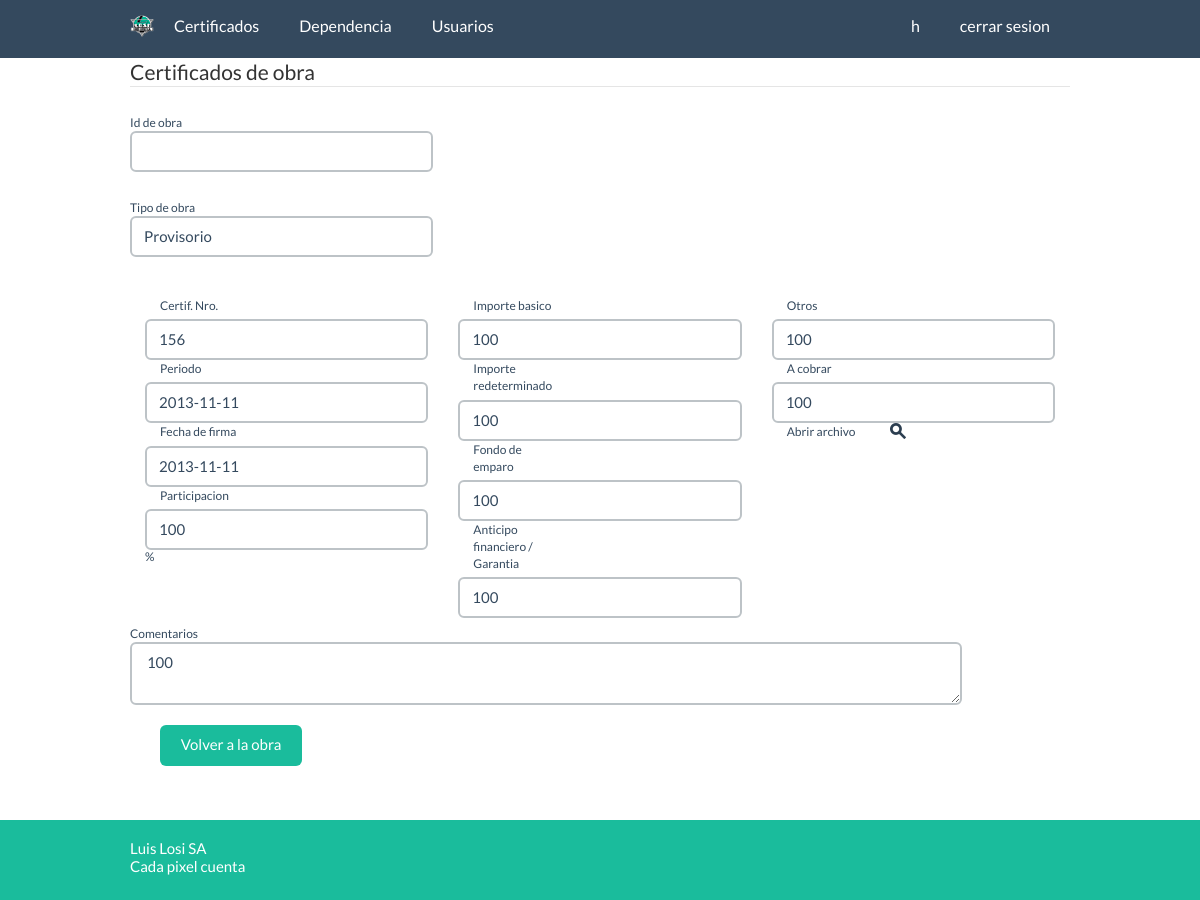
The page /certificados/muestra.php?id=156 (signed in) on the database its author committed.
### tables this page shows
CREATE TABLE `tipocert` (
  `id` int(10) unsigned NOT NULL AUTO_INCREMENT,
  `descripcion` varchar(45) NOT NULL DEFAULT '',
  PRIMARY KEY (`id`)
);

CREATE TABLE `certificacion` (
  `id` int(10) unsigned NOT NULL AUTO_INCREMENT,
  `idObra` int(10) DEFAULT NULL,
  `certNro` int(10) unsigned DEFAULT NULL,
  `idTipo` int(10) unsigned DEFAULT NULL,
  `mes` varchar(15) DEFAULT NULL,
  `periodo` timestamp NULL DEFAULT NULL,
  `importeBasico` double DEFAULT NULL,
  `importeRedeterminado` double DEFAULT NULL,
  `fondoReparo` double DEFAULT NULL,
  `anticipoFinanciero` double DEFAULT NULL,
  `otrosDescuentos` double DEFAULT NULL,
  `aCobrar` double DEFAULT NULL,
  `comentario` varchar(50) DEFAULT NULL,
  `fecha` timestamp NULL DEFAULT NULL,
  `participacion` int(10) DEFAULT NULL,
  `imagen` varchar(250) DEFAULT NULL,
  `fechaFirma` timestamp NULL DEFAULT NULL,
  PRIMARY KEY (`id`),
  KEY `idObra` (`idObra`),
  KEY `FK_certificacion_2` (`idTipo`),
  CONSTRAINT `FK_certificacion_2` FOREIGN KEY (`idTipo`) REFERENCES `tipocert` (`id`),
  CONSTRAINT `FK_certificacion_ObraEjecutada` FOREIGN KEY (`idObra`) REFERENCES `obrasejecutadas` (`ID`)
);

### clases/ValueObject/TipocertValueObject.php (called while the page is built)
<?php
class TipocertValueObject {
    private $id, $descripcion;
    public function getId() {
        return $this->id;
    }
    public function setId($id) {
        $this->id = $id;
    }
    public function getDescripcion() {
        return $this->descripcion;
    }
    public function setDescripcion($descripcion) {
        $this->descripcion = $descripcion;
    }
}
?>

### clases/ActiveRecord/MysqlCertificacionActiveRecord.php (called while the page is built, shortened)
<?php
include_once '../clases/ValueObject/CertificacionValueObject.php';
class MysqlCertificacionActiveRecord implements ActiveRecord {
    public function buscarPorCertNro($oValueObject) {
        $sql = "SELECT * FROM certificacion";
        $sql .= " WHERE certNro = '".$oValueObject->getCertNro()."';";
        $resultado = mysql_query($sql);
        if($resultado){
            $fila = mysql_fetch_object($resultado);
            $oValueObject->setId($fila->id);
            $oValueObject->setIdObra($fila->idObra);
            $oValueObject->setCertNro($fila->certNro);
            $oValueObject->setIdTipo($fila->idTipo);
            $oValueObject->setMes($fila->mes);
            $oValueObject->setPeriodo($fila->periodo);
            $oValueObject->setImporteBasico($fila->importeBasico);
            $oValueObject->setImporteRedeterminado($fila->importeRedeterminado);
            $oValueObject->setFondoReparo($fila->fondoReparo);
            $oValueObject->setAnticipoFinanciero($fila->anticipoFinanciero);
            $oValueObject->setOtrosDescuentos($fila->otrosDescuentos);
            $oValueObject->setACobrar($fila->aCobrar);
            $oValueObject->setComentario($fila->comentario);
            $oValueObject->setFecha($fila->fecha);
            $oValueObject->setParticipacion($fila->participacion);
            $oValueObject->setImagen($fila->imagen);
            $oValueObject->setFechaFirma($fila->fechaFirma);
            return $oValueObject;
        } else {
            return FALSE;
        }
    }
}

### clases/ValueObject/CertificacionValueObject.php (called while the page is built, shortened)
<?php
class CertificacionValueObject {
    private $id, $idObra, $certNro, $idTipo, $mes, $periodo, $importeBasico;
    private $importeRedeterminado, $fondoReparo, $anticipoFinanciero;
    private $otrosDescuentos, $aCobrar, $comentario, $fecha;
    private $participacion, $imagen, $fechaFirma;
    public function getCertNro() {
        return $this->certNro;
    }
    public function setCertNro($certNro) {
        $this->certNro = $certNro;
    }
    public function getPeriodo() {
        return $this->periodo;
    }
    public function setPeriodo($periodo) {
        $this->periodo = $periodo;
    }
    public function getImporteBasico() {
        return $this->importeBasico;
    }
    public function setImporteBasico($importeBasico) {
        $this->importeBasico = $importeBasico;
    }
    public function getImporteRedeterminado() {
        return $this->importeRedeterminado;
    }
    public function setImporteRedeterminado($importeRedeterminado) {
        $this->importeRedeterminado = $importeRedeterminado;
    }
    public function getFondoReparo() {
        return $this->fondoReparo;
    }
    public function setFondoReparo($fondoReparo) {
        $this->fondoReparo = $fondoReparo;
    }
    public function getAnticipoFinanciero() {
        return $this->anticipoFinanciero;
    }
    public function setAnticipoFinanciero($anticipoFinanciero) {
        $this->anticipoFinanciero = $anticipoFinanciero;
    }
    public function getOtrosDescuentos() {
        return $this->otrosDescuentos;
    }
    public function setOtrosDescuentos($otrosDescuentos) {
        $this->otrosDescuentos = $otrosDescuentos;
    }
    public function getACobrar() {
        return $this->aCobrar;
    }
    public function setACobrar($aCobrar) {
        $this->aCobrar = $aCobrar;
    }
    public function getComentario() {
        return $this->comentario;
    }
    public function setComentario($comentario) {
        $this->comentario = $comentario;
    }
    public function getParticipacion() {
        return $this->participacion;
    }
    public function setParticipacion($participacion) {
        $this->participacion = $participacion;
    }
    public function getFechaFirma() {
        return $this->fechaFirma;
    }
    public function setFechaFirma($fechaFirma) {
        $this->fechaFirma = $fechaFirma;
    }
}
?>

### clases/ActiveRecord/MysqlTipocertActiveRecord.php (called while the page is built, shortened)
<?php
include_once '../clases/ValueObject/TipocertValueObject.php';
class MysqlTipocertActiveRecord implements ActiveRecord{
    public function buscar($oValueObject) {
        $sql = "SELECT * FROM tipocert ";
        $sql .= "WHERE id = " . $oValueObject->getId();
        $resultado = mysql_query($sql);
        if($resultado){
            $fila = mysql_fetch_object($resultado);
            $oValueObject->setId($fila->id);
            $oValueObject->setDescripcion($fila->descripcion);
            return $oValueObject;
        } else {
            return FALSE;
        }
    }
}
?>

### certificados/muestra.php (the view, shortened to what this page needs)
<?php
require_once '../clases/ActiveRecord/ActiveRecordAbstractFactory.php';
?>
<!DOCTYPE html>
<html>
    <head>
        <?php include_once "../includes/php/estilos.php";?>
    </head>
    <body>
        <?php include_once "../includes/php/header.php";
        include_once '../clases/ActiveRecord/MysqlCertificacionActiveRecord.php';
        include_once '../clases/ValueObject/CertificacionValueObject.php';
        $oCertificado = new MysqlCertificacionActiveRecord();
        $oCertificadoVO = new CertificacionValueObject();
        $oCertificadoVO->setCertNro($_GET["id"]);
        $oCertificadoVO = $oCertificado->buscarPorCertNro($oCertificadoVO);?>
        <div class="container">
            <form class="form-horizontal">
                <legend>Certificados de obra</legend>
                <div class="form-group col-lg-12">
                    <div class="col-lg-4">
                        <div class="form-group" >
                            <label class="control-label">Id de obra</label><br />
                             <?php
                            if(isset($_GET['idobra'])){
                                ?>
                            <input class="form-control short small" name="identificador" id="identificador" value="<?php echo $_GET['idobra'];?>" size="10">
                                <?php
                            } else {
                            ?>
                            <input class="form-control short small" name="identificador" id="identificador" value="" size="10">
                            <?php
                            }
                            ?>
                        </div>
                        <div>
                            <div class="form-group">
                                <label class="control-label">Tipo de obra</label><br />
                                <?php
                                    include_once '../clases/ActiveRecord/MysqlTipocertActiveRecord.php';
                                    include_once '../clases/ValueObject/TipocertValueObject.php';
                                    $oTipoCert = new MysqlTipocertActiveRecord();
                                    $oTipocertVO = new TipocertValueObject();
                                    $oTipocertVO->setId($oCertificadoVO->getIdTipo());
                                    $oTipocertVO = $oTipoCert->buscar($oTipocertVO);
                                ?>
                                <input class="form-control short small" name="Tipo_obra" id="identificador" value="<?php echo utf8_encode($oTipocertVO->getDescripcion()); ?>" size="10">
                            </div>
                        </div>
                    </div>
                </div>
                <div class="col-lg-4">
                    <div>
                        <label class="col-lg-5">Certif. Nro.</label>
                        <input class="form-control short small" name="nrocert" value="<?php echo utf8_encode($oCertificadoVO->getCertNro()); ?> " id="nrocert" size="10">
                    </div>
                    <div>
                        <label class="col-lg-5">Periodo</label>
                        <input class="form-control short small" name="periodo" value="<?php echo substr(utf8_encode($oCertificadoVO->getPeriodo()), 0, 10)  ; ?> " id="periodo" size="10">
                    </div>
                    <div >
                        <label class="col-lg-5">Fecha de firma</label>
                        <input class="form-control short small" name="fechafirma" value="<?php echo substr(utf8_encode($oCertificadoVO->getFechaFirma()), 0, 10)  ; ?> " id="fechafirma" size="10">
                    </div>
                    <div>
                        <label class="col-lg-5">Participacion</label>
                        <input class="form-control short small" name="participacion" value="<?php echo utf8_encode($oCertificadoVO->getParticipacion()); ?> " id="participacion" size="10">%
                    </div>
               </div>
                <div class="col-lg-4">
                    <div>
                        <label class="col-lg-5">Importe basico</label>
                        <input class="form-control short small" name="importeb" value="<?php echo utf8_encode($oCertificadoVO->getImporteBasico()); ?> " id="importeb" size="10">
                    </div>
                    <div >
                        <label class="col-lg-5">Importe redeterminado</label>
                        <input class="form-control short small" name="importer" value="<?php echo utf8_encode($oCertificadoVO->getImporteRedeterminado()); ?> " id="importer" size="10">
                    </div>
                    <div>
                        <label class="col-lg-5">Fondo de emparo</label>
                        <input class="form-control short small" name="fondoamp" value="<?php echo utf8_encode($oCertificadoVO->getFondoReparo()); ?> " id="fondoamp" size="10">
                    </div>
                    <div>
                        <label class="col-lg-5">Anticipo financiero / Garantia</label>
                        <input class="form-control short small" name="anticipo" value="<?php echo utf8_encode($oCertificadoVO->getAnticipoFinanciero()); ?> " id="anticipo" size="10">
                    </div>
               </div>
                <div class="col-lg-4">
                    <div>
                        <label class="col-lg-5">Otros</label>
                        <input class="form-control short small" name="otros" value="<?php echo utf8_encode($oCertificadoVO->getOtrosDescuentos()); ?> " id="otros" size="10">
                    </div>
                    <div >
                        <label class="col-lg-5">A cobrar</label>
                        <input class="form-control short small" name="acobrar" value="<?php echo utf8_encode($oCertificadoVO->getACobrar()); ?> " id="acobrar" size="10">
                    </div>
                    <div class="">
                        <label class="col-lg-5">Abrir archivo</label>
                        <a href="#"><img src="../images/todo/search.png" /></a>
                    </div>
               </div>
               <div class="form-group col-lg-11">
                    <label class="control-label">Comentarios</label><br />
                    <textarea class="col-lg-9 form-control" rows="2" maxlength="250" name="comentarios" id="comentarios" > <?php echo utf8_encode($oCertificadoVO->getComentario()); ?> </textarea>
               </div>
                <div class="span3">
                        <a href="../obras/muestra.php?id=<?php echo $_GET['idobra']?>" class="btn  btn-primary">&nbsp;&nbsp;&nbsp;Volver a la obra&nbsp;&nbsp;&nbsp;</a>
                </div>
            </form>
         </div>
        <?php include_once "../includes/php/footer.php";?>
    </body>
</html>

### css/flat-ui.css (style rules this page uses)
body { font-family: 'Lato', Helvetica, Arial, sans-serif; font-size: 14px; line-height: 1.231; color: #34495e; background-color: #ffffff; }
a { color: #16a085; text-decoration: none; -webkit-transition: 0.25s; -moz-transition: 0.25s; -o-transition: 0.25s; transition: 0.25s; -webkit-backface-visibility: hidden; }
.btn, .btn-group > .btn, .btn-group > .dropdown-menu, .btn-group > .popover { font-size: 15px; font-weight: 400; }
.btn { border: none; background: #bdc3c7; color: #ffffff; padding: 9px 12px 10px; line-height: 22px; text-decoration: none; border-radius: 6px; -webkit-transition: 0.25s linear; -moz-transition: 0.25s linear; -o-transition: 0.25s linear; transition: 0.25s linear; -webkit-backface-visibility: hidden; -webkit-user-select: none; -moz-user-select: none; -ms-user-select: none; -o-user-select: none; user-select: none; }
.btn.btn-primary { background-color: #1abc9c; }
textarea { font-size: 15px; line-height: 24px; padding: 5px 11px; }
label { font-weight: normal; line-height: 1.4285755000000002em; }
.form-control { border: 2px solid #bdc3c7; color: #34495e; font-family: 'Lato', Helvetica, Arial, sans-serif; font-size: 15px; padding: 8px 12px; height: 41px; -webkit-appearance: none; border-radius: 6px; -webkit-box-shadow: none; -moz-box-shadow: none; box-shadow: none; -webkit-transition: border .25s linear, color .25s linear, background-color .25s linear; -moz-transition: border .25s linear, color .25s linear, background-color .25s linear; -o-transition: border .25s linear, color .25s linear, background-color .25s linear; transition: border .25s linear, color .25s linear, background-color .25s linear; -webkit-backface-visibility: hidden; }
.form-group { position: relative; margin-bottom: 20px; }
.form-group { position: relative; }

### css/demo.css (style rules this page uses)
.container { max-width: 970px !important; }

### css/otros-estilos.css (style rules this page uses)
@media (min-width: 981px) { body { padding-top: 60px; } }
* { margin: 0; }
html, body { height: 100%; }
body { font-size: 12px; }
.container { min-height: 100%; height: auto !important; height: 100%; margin: 0 auto -40px; }

### rows shown on the page
tipocert: Tipo_obra "Provisorio"
certificacion: nrocert "156", periodo "2013-11-11", fechafirma "2013-11-11", participacion "100", importeb "100", importer "100", fondoamp "100", anticipo "100", otros "100", acobrar "100", comentarios "100"

### other values the page prints
$_SESSION['nombre'] "h"
